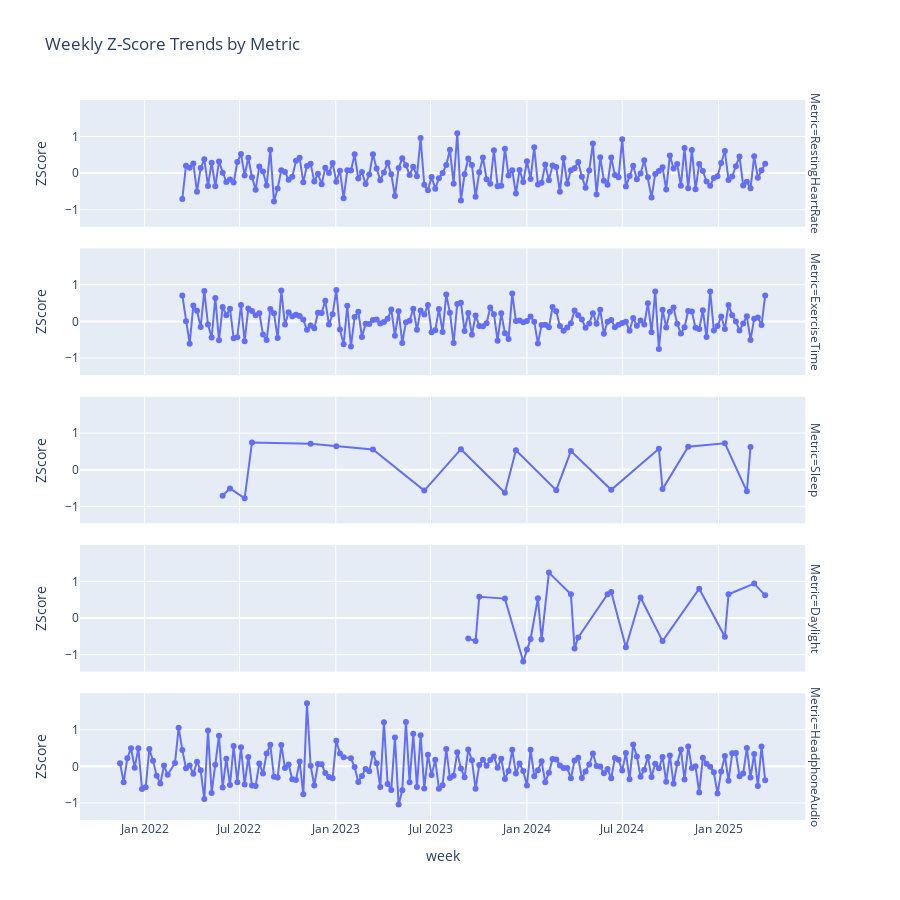

Source (notebook cell):
### Code cell
fig = px.line(
    long_df,
    x="week",
    y="ZScore",
    facet_row="Metric",  # Separate plot per metric
    height=900,
    title="Weekly Z-Score Trends by Metric"
)
fig.update_traces(mode="lines+markers")
fig.show()

### Figure 1 — Plotly figure (JSON) as saved in the notebook; plotly's stock layout.template omitted (floating-point values rounded to 4 significant figures; data arrays with more than 128 entries replaced by an {"elided": "..."} marker saying what was removed)
{"data": [{"hovertemplate": "Metric=RestingHeartRate<br>week=%{x}<br>ZScore=%{y}<extra></extra>", "legendgroup": "", "line": {"color": "#636efa", "dash": "solid"}, "marker": {"symbol": "circle"}, "mode": "lines+markers", "name": "", "orientation": "v", "showlegend": false, "type": "scatter", "x": {"elided": "160 str values"}, "xaxis": "x5", "y": {"elided": "160 float values"}, "yaxis": "y5"}, {"hovertemplate": "Metric=ExerciseTime<br>week=%{x}<br>ZScore=%{y}<extra></extra>", "legendgroup": "", "line": {"color": "#636efa", "dash": "solid"}, "marker": {"symbol": "circle"}, "mode": "lines+markers", "name": "", "orientation": "v", "showlegend": false, "type": "scatter", "x": {"elided": "160 str values"}, "xaxis": "x4", "y": {"elided": "160 float values"}, "yaxis": "y4"}, {"hovertemplate": "Metric=Sleep<br>week=%{x}<br>ZScore=%{y}<extra></extra>", "legendgroup": "", "line": {"color": "#636efa", "dash": "solid"}, "marker": {"symbol": "circle"}, "mode": "lines+markers", "name": "", "orientation": "v", "showlegend": false, "type": "scatter", "x": ["2022-05-30T00:00:00", "2022-06-13T00:00:00", "2022-07-11T00:00:00", "2022-07-25T00:00:00", "2022-11-14T00:00:00", "2023-01-02T00:00:00", "2023-03-13T00:00:00", "2023-06-19T00:00:00", "2023-08-28T00:00:00", "2023-11-20T00:00:00", "2023-12-11T00:00:00", "2024-02-26T00:00:00", "2024-03-25T00:00:00", "2024-06-10T00:00:00", "2024-09-09T00:00:00", "2024-09-16T00:00:00", "2024-11-04T00:00:00", "2025-01-13T00:00:00", "2025-02-24T00:00:00", "2025-03-03T00:00:00"], "xaxis": "x3", "y": [-0.71, -0.51, -0.78, 0.74, 0.71, 0.64, 0.55, -0.57, 0.56, -0.63, 0.53, -0.56, 0.51, -0.55, 0.57, -0.53, 0.63, 0.72, -0.59, 0.62], "yaxis": "y3"}, {"hovertemplate": "Metric=Daylight<br>week=%{x}<br>ZScore=%{y}<extra></extra>", "legendgroup": "", "line": {"color": "#636efa", "dash": "solid"}, "marker": {"symbol": "circle"}, "mode": "lines+markers", "name": "", "orientation": "v", "showlegend": false, "type": "scatter", "x": ["2023-09-11T00:00:00", "2023-09-25T00:00:00", "2023-10-02T00:00:00", "2023-11-20T00:00:00", "2023-12-25T00:00:00", "2024-01-01T00:00:00", "2024-01-08T00:00:00", "2024-01-22T00:00:00", "2024-01-29T00:00:00", "2024-02-12T00:00:00", "2024-03-25T00:00:00", "2024-04-01T00:00:00", "2024-04-08T00:00:00", "2024-06-03T00:00:00", "2024-06-10T00:00:00", "2024-07-08T00:00:00", "2024-08-05T00:00:00", "2024-09-16T00:00:00", "2024-11-25T00:00:00", "2025-01-13T00:00:00", "2025-01-20T00:00:00", "2025-03-10T00:00:00", "2025-03-31T00:00:00"], "xaxis": "x2", "y": [-0.56, -0.63, 0.58, 0.53, -1.19, -0.86, -0.57, 0.54, -0.59, 1.24, 0.65, -0.83, -0.53, 0.65, 0.71, -0.8, 0.56, -0.63, 0.8, -0.51, 0.65, 0.94, 0.62], "yaxis": "y2"}, {"hovertemplate": "Metric=HeadphoneAudio<br>week=%{x}<br>ZScore=%{y}<extra></extra>", "legendgroup": "", "line": {"color": "#636efa", "dash": "solid"}, "marker": {"symbol": "circle"}, "mode": "lines+markers", "name": "", "orientation": "v", "showlegend": false, "type": "scatter", "x": {"elided": "175 str values"}, "xaxis": "x", "y": {"elided": "175 float values"}, "yaxis": "y"}], "layout": {"annotations": [{"font": {}, "showarrow": false, "text": "Metric=HeadphoneAudio", "textangle": 90, "x": 0.98, "xanchor": "left", "xref": "paper", "y": 0.088, "yanchor": "middle", "yref": "paper"}, {"font": {}, "showarrow": false, "text": "Metric=Daylight", "textangle": 90, "x": 0.98, "xanchor": "left", "xref": "paper", "y": 0.294, "yanchor": "middle", "yref": "paper"}, {"font": {}, "showarrow": false, "text": "Metric=Sleep", "textangle": 90, "x": 0.98, "xanchor": "left", "xref": "paper", "y": 0.5, "yanchor": "middle", "yref": "paper"}, {"font": {}, "showarrow": false, "text": "Metric=ExerciseTime", "textangle": 90, "x": 0.98, "xanchor": "left", "xref": "paper", "y": 0.706, "yanchor": "middle", "yref": "paper"}, {"font": {}, "showarrow": false, "text": "Metric=RestingHeartRate", "textangle": 90, "x": 0.98, "xanchor": "left", "xref": "paper", "y": 0.912, "yanchor": "middle", "yref": "paper"}], "height": 900, "legend": {"tracegroupgap": 0}, "title": {"text": "Weekly Z-Score Trends by Metric"}, "xaxis": {"anchor": "y", "domain": [0, 0.98], "title": {"text": "week"}}, "xaxis2": {"anchor": "y2", "domain": [0, 0.98], "matches": "x", "showticklabels": false}, "xaxis3": {"anchor": "y3", "domain": [0, 0.98], "matches": "x", "showticklabels": false}, "xaxis4": {"anchor": "y4", "domain": [0, 0.98], "matches": "x", "showticklabels": false}, "xaxis5": {"anchor": "y5", "domain": [0, 0.98], "matches": "x", "showticklabels": false}, "yaxis": {"anchor": "x", "domain": [0, 0.176], "title": {"text": "ZScore"}}, "yaxis2": {"anchor": "x2", "domain": [0.206, 0.382], "matches": "y", "title": {"text": "ZScore"}}, "yaxis3": {"anchor": "x3", "domain": [0.412, 0.588], "matches": "y", "title": {"text": "ZScore"}}, "yaxis4": {"anchor": "x4", "domain": [0.618, 0.794], "matches": "y", "title": {"text": "ZScore"}}, "yaxis5": {"anchor": "x5", "domain": [0.824, 1], "matches": "y", "title": {"text": "ZScore"}}}}
